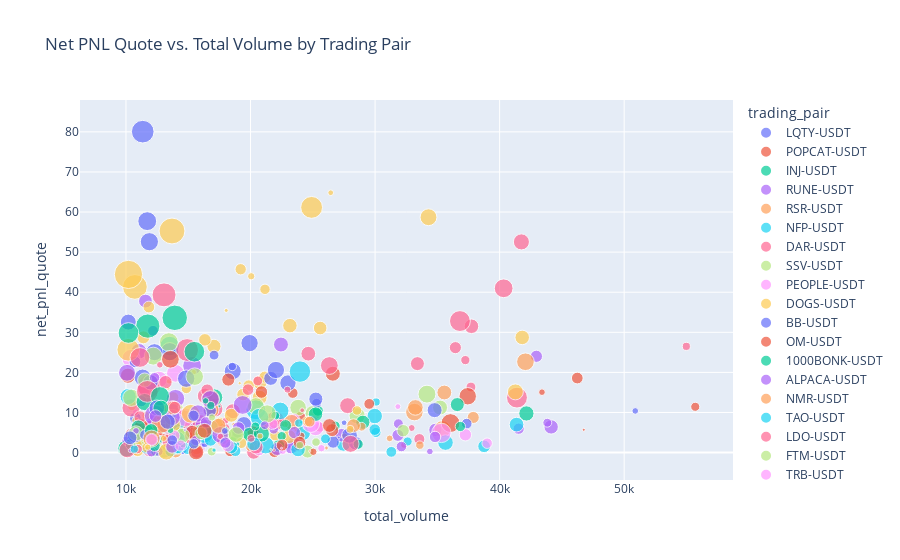

The notebook cell saved with this chart:
### Code cell
import plotly.express as px

# Create a new column with custom hover text
results_df['custom_hover_text'] = results_df.apply(lambda row: f"""
Pair: {row['config']['trading_pair']}
<br>Volume: {row['total_volume']}
<br>PNL: {row['net_pnl_quote']}
<br>Close types: {row['close_types']}

Config:
<br>Id: {row["experiment_id"]}
<br>BB Length: {row['config']['bb_length']}
<br>BB Std: {row['config']['bb_std']}
<br>Take profit: {row['config']['take_profit']}
<br>Stop loss: {row['config']['stop_loss']}
<br>Time limit: {row['config']['time_limit']}
<br>DCA Spreads: {row['config']['dca_spreads']}
<br>DCA Amounts: {row['config']['dca_amounts_pct']}
""", axis=1)

# Create the scatter plot with the custom hover text
fig = px.scatter(
    results_df[(results_df["net_pnl_quote"] > 0) & (results_df["sharpe_ratio"] > 0) & (results_df["total_volume"] > 10000)],
    x="total_volume",
    y="net_pnl_quote",
    size="sharpe_ratio",
    color="trading_pair",  # Color by trading_pair
    hover_data={"custom_hover_text": True},  # Show the custom hover text
    color_discrete_sequence=px.colors.qualitative.Plotly,  # Optional: use a specific color sequence
    title="Net PNL Quote vs. Total Volume by Trading Pair"
)

# Show the figure
fig.show()
